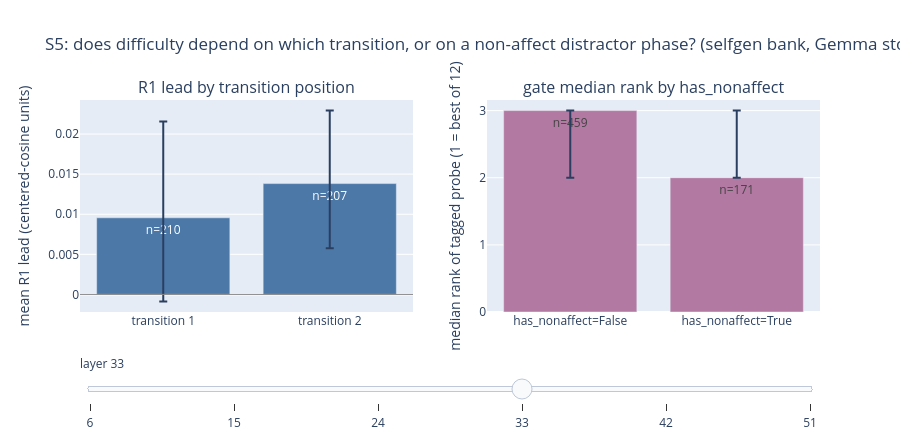

Notebook source saved alongside this figure:
### Markdown cell above
## S5. Position and non-affect cuts

**Question: does tracking depend on where in the story the transition sits,
and do triples that mix in a non-affect concept break the affective probes?**

**Method, plainly.** Two smaller registered cuts on the primary arm (selfgen
bank). First, the R1 lead split by transition position: the second boundary
has more context behind it and sits nearer the end of the story, so a
position effect would be a confound to carry into any transition-level read.
Second, the gate median rank split by the `has_nonaffect` triple flag: those
triples mix an emotion with a non-affect concept, which should be harder for
a purely affective probe bank if the distractor competes.

### Code cell
# this cell splits gate rank and R1 lead by transition position and by the
# has_nonaffect triple flag, selfgen bank, primary arm
fig, S5 = tr.s5_position_nonaffect_figure(ARMS, HAS_NONAFFECT, RNG)
fig.show()

### Figure 1 — Plotly figure (JSON) as saved in the notebook; plotly's stock layout.template omitted (floating-point values rounded to 4 significant figures)
{"data": [{"error_y": {"array": [0.009211, 0.008291], "arrayminus": [0.008428, 0.007897]}, "marker": {"color": "#4c78a8"}, "showlegend": false, "text": ["n=210", "n=207"], "type": "bar", "visible": false, "x": ["transition 1", "transition 2"], "xaxis": "x", "y": [0.006198, 0.01032], "yaxis": "y"}, {"error_y": {"array": [1.0, 1.0], "arrayminus": [0.0, 0.0]}, "marker": {"color": "#b279a2"}, "showlegend": false, "text": ["n=459", "n=171"], "type": "bar", "visible": false, "x": ["has_nonaffect=False", "has_nonaffect=True"], "xaxis": "x2", "y": [1.0, 1.0], "yaxis": "y2"}, {"error_y": {"array": [0.01282, 0.01518], "arrayminus": [0.01397, 0.01422]}, "marker": {"color": "#4c78a8"}, "showlegend": false, "text": ["n=210", "n=207"], "type": "bar", "visible": false, "x": ["transition 1", "transition 2"], "xaxis": "x", "y": [0.003285, 0.008824], "yaxis": "y"}, {"error_y": {"array": [1.0, 0.0], "arrayminus": [1.0, 1.0]}, "marker": {"color": "#b279a2"}, "showlegend": false, "text": ["n=459", "n=171"], "type": "bar", "visible": false, "x": ["has_nonaffect=False", "has_nonaffect=True"], "xaxis": "x2", "y": [3.0, 3.0], "yaxis": "y2"}, {"error_y": {"array": [0.01164, 0.0101], "arrayminus": [0.01206, 0.008617]}, "marker": {"color": "#4c78a8"}, "showlegend": false, "text": ["n=210", "n=207"], "type": "bar", "visible": false, "x": ["transition 1", "transition 2"], "xaxis": "x", "y": [0.00788, 0.0163], "yaxis": "y"}, {"error_y": {"array": [1.0, 0.0], "arrayminus": [0.0, 0.0]}, "marker": {"color": "#b279a2"}, "showlegend": false, "text": ["n=459", "n=171"], "type": "bar", "visible": false, "x": ["has_nonaffect=False", "has_nonaffect=True"], "xaxis": "x2", "y": [1.0, 1.0], "yaxis": "y2"}, {"error_y": {"array": [0.012, 0.009101], "arrayminus": [0.01043, 0.00808]}, "marker": {"color": "#4c78a8"}, "showlegend": false, "text": ["n=210", "n=207"], "type": "bar", "visible": true, "x": ["transition 1", "transition 2"], "xaxis": "x", "y": [0.009555, 0.01382], "yaxis": "y"}, {"error_y": {"array": [0.0, 1.0], "arrayminus": [1.0, 0.0]}, "marker": {"color": "#b279a2"}, "showlegend": false, "text": ["n=459", "n=171"], "type": "bar", "visible": true, "x": ["has_nonaffect=False", "has_nonaffect=True"], "xaxis": "x2", "y": [3.0, 2.0], "yaxis": "y2"}, {"error_y": {"array": [0.009301, 0.01194], "arrayminus": [0.009405, 0.01179]}, "marker": {"color": "#4c78a8"}, "showlegend": false, "text": ["n=210", "n=207"], "type": "bar", "visible": false, "x": ["transition 1", "transition 2"], "xaxis": "x", "y": [0.005839, 0.01077], "yaxis": "y"}, {"error_y": {"array": [0.0, 0.0], "arrayminus": [0.0, 1.0]}, "marker": {"color": "#b279a2"}, "showlegend": false, "text": ["n=459", "n=171"], "type": "bar", "visible": false, "x": ["has_nonaffect=False", "has_nonaffect=True"], "xaxis": "x2", "y": [2.0, 2.0], "yaxis": "y2"}, {"error_y": {"array": [0.007062, 0.01101], "arrayminus": [0.007868, 0.01169]}, "marker": {"color": "#4c78a8"}, "showlegend": false, "text": ["n=210", "n=207"], "type": "bar", "visible": false, "x": ["transition 1", "transition 2"], "xaxis": "x", "y": [0.003942, 0.007481], "yaxis": "y"}, {"error_y": {"array": [0.0, 1.0], "arrayminus": [1.0, 1.0]}, "marker": {"color": "#b279a2"}, "showlegend": false, "text": ["n=459", "n=171"], "type": "bar", "visible": false, "x": ["has_nonaffect=False", "has_nonaffect=True"], "xaxis": "x2", "y": [3.0, 3.0], "yaxis": "y2"}], "layout": {"annotations": [{"font": {"size": 16}, "showarrow": false, "text": "R1 lead by transition position", "x": 0.225, "xanchor": "center", "xref": "paper", "y": 1.0, "yanchor": "bottom", "yref": "paper"}, {"font": {"size": 16}, "showarrow": false, "text": "gate median rank by has_nonaffect", "x": 0.775, "xanchor": "center", "xref": "paper", "y": 1.0, "yanchor": "bottom", "yref": "paper"}], "height": 440, "shapes": [{"line": {"color": "#888", "width": 1}, "type": "line", "x0": 0, "x1": 1, "xref": "x domain", "y0": 0, "y1": 0, "yref": "y"}], "sliders": [{"active": 3, "currentvalue": {"prefix": "layer "}, "pad": {"t": 40}, "steps": [{"args": [{"visible": [true, true, false, false, false, false, false, false, false, false, false, false]}], "label": "6", "method": "update"}, {"args": [{"visible": [false, false, true, true, false, false, false, false, false, false, false, false]}], "label": "15", "method": "update"}, {"args": [{"visible": [false, false, false, false, true, true, false, false, false, false, false, false]}], "label": "24", "method": "update"}, {"args": [{"visible": [false, false, false, false, false, false, true, true, false, false, false, false]}], "label": "33", "method": "update"}, {"args": [{"visible": [false, false, false, false, false, false, false, false, true, true, false, false]}], "label": "42", "method": "update"}, {"args": [{"visible": [false, false, false, false, false, false, false, false, false, false, true, true]}], "label": "51", "method": "update"}]}], "title": {"text": "S5: does difficulty depend on which transition, or on a non-affect distractor phase? (selfgen bank, Gemma stories; error bars = 95% cluster CI)"}, "xaxis": {"anchor": "y", "domain": [0.0, 0.45]}, "xaxis2": {"anchor": "y2", "domain": [0.55, 1.0]}, "yaxis": {"anchor": "x", "domain": [0.0, 1.0], "title": {"text": "mean R1 lead (centered-cosine units)"}}, "yaxis2": {"anchor": "x2", "domain": [0.0, 1.0], "title": {"text": "median rank of tagged probe (1 = best of 12)"}}}}
